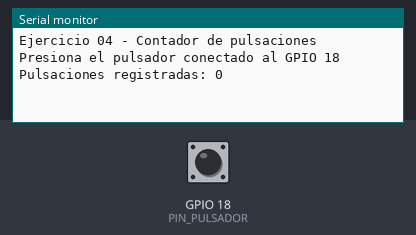
Recording of a sketch running on a simulated ESP32. Parts: the last lines printed to the serial monitor. Inputs (shaded band) come from the test bench; at power-on: GPIO 18 (PIN_PULSADOR) HIGH.

Above: at 1.2 s.
1.3 s: GPIO 18 (PIN_PULSADOR) pulled LOW for 0.15 s
At 2.6 s:
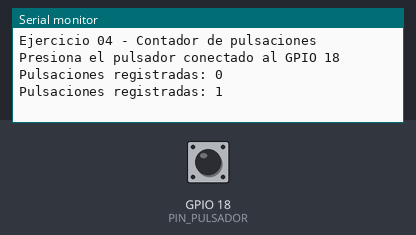
2.9 s: GPIO 18 (PIN_PULSADOR) pulled LOW for 1 s
At 3.9 s:
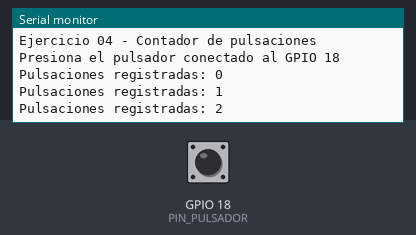
5.4 s: GPIO 18 (PIN_PULSADOR) pulled LOW for 0.15 s
At 5.8 s:
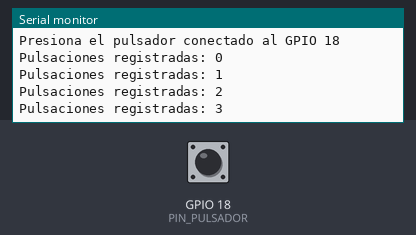
Timing chart, 0 to 8.4 s (numbered marks = the images above; inputs shaded):
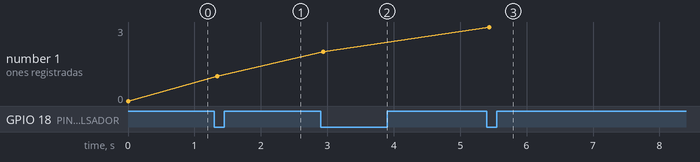

The sketch:

04_Contador_Pulsaciones.ino
```cpp
// AirtekLab - Programacion de pulsadores con ESP32
// Ejercicio 04: contador de pulsaciones
// Placa: ESP32 Dev Module
// Pulsador: GPIO 18 a GND
// Monitor Serie: 115200 baudios
// Cada pulsacion valida suma una unidad al contador.

const int PIN_PULSADOR = 18;
const unsigned long TIEMPO_ANTIRREBOTE = 40;

int lecturaAnterior = HIGH;
int estadoEstable = HIGH;
unsigned long momentoCambio = 0;

unsigned long contadorPulsaciones = 0;

void setup() {
  Serial.begin(115200);

  pinMode(PIN_PULSADOR, INPUT_PULLUP);

  Serial.println("Ejercicio 04 - Contador de pulsaciones");
  Serial.println("Presiona el pulsador conectado al GPIO 18");
  Serial.println("Pulsaciones registradas: 0");
}

void loop() {
  int lectura = digitalRead(PIN_PULSADOR);

  // Detectamos si la lectura electrica cambio.
  if (lectura != lecturaAnterior) {
    lecturaAnterior = lectura;
    momentoCambio = millis();
  }

  // Aceptamos el nuevo estado cuando se mantuvo estable 40 ms.
  if ((millis() - momentoCambio) >= TIEMPO_ANTIRREBOTE) {
    if (lectura != estadoEstable) {
      estadoEstable = lectura;

      // Contamos solamente al presionar, no al soltar.
      if (estadoEstable == LOW) {
        contadorPulsaciones++;

        Serial.print("Pulsaciones registradas: ");
        Serial.println(contadorPulsaciones);
      }
    }
  }
}
```

Measured:
- after the input at 1.3 s, the serial monitor: prints a new line at once (image 1)
- after the input at 2.9 s, the serial monitor: prints a new line at once (image 2)
- after the input at 5.4 s, the serial monitor: prints a new line at once (image 3)
- plotted number 1: 0 → 1 after the input at 1.3 s, 1 → 2 after the input at 2.9 s, 2 → 3 after the input at 5.4 s
